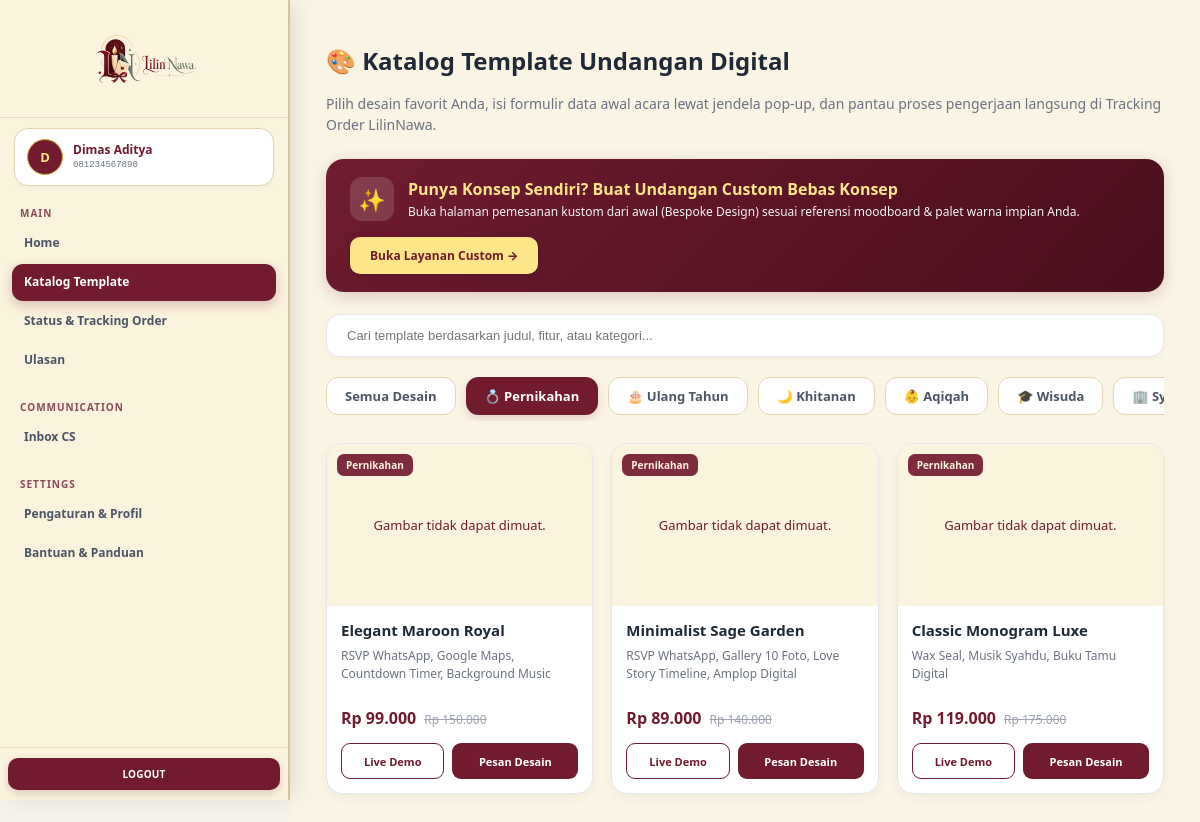
Screenshot of /User/Main_U/Katalog Template.php?cat=Pernikahan (signed in) with the database file from the repository.
### tables this page shows
CREATE TABLE IF NOT EXISTS `templates` (
  `id` INT AUTO_INCREMENT PRIMARY KEY,
  `title` VARCHAR(150) NOT NULL,
  `category` VARCHAR(50) NOT NULL,
  `price` DECIMAL(10,2) NOT NULL,
  `discount_price` DECIMAL(10,2) NULL,
  `image_url` VARCHAR(255) NOT NULL,
  `preview_url` VARCHAR(2048) NULL DEFAULT NULL,
  `description` TEXT,
  `features` TEXT,
  `is_active` TINYINT(1) DEFAULT 1,
  `sales_count` INT DEFAULT 0,
  `rating` DECIMAL(2,1) DEFAULT 5.0,
  `created_at` TIMESTAMP DEFAULT CURRENT_TIMESTAMP
);

### User/Main_U/Katalog Template.php (the view, shortened to what this page needs)
<?php
require_once '../../Config/Database.php';
function getTemplateImageUrl($imagePath)
{
    $imagePath = trim((string) $imagePath);
    if (preg_match('~^https?://~i', $imagePath)) {
        return $imagePath;
    }
    $imagePath = str_replace('\\', '/', $imagePath);
    return '../../' . ltrim($imagePath, '/');
}
$selected_category = $_GET['cat'] ?? 'all';
$where_cat = '';
if ($selected_category !== 'all' && $selected_category !== '') {
    $cat_safe = mysqli_real_escape_string($conn, $selected_category);
    $where_cat = "AND category = '$cat_safe'";
}
$templates_query = mysqli_query(
    $conn,
    "SELECT * FROM templates
     WHERE is_active = 1 $where_cat
     ORDER BY id ASC"
);
$templates_list = [];
if ($templates_query && mysqli_num_rows($templates_query) > 0) {
    while ($row = mysqli_fetch_assoc($templates_query)) {
        $row['image_url_resolved'] = getTemplateImageUrl(
            $row['image_url'] ?? ''
        );
        $templates_list[] = $row;
    }
}
?>
<!DOCTYPE html>
<html lang="id">
<head>
    <link rel="stylesheet" href="../sidebar.css?v=<?= time() ?>">
    <link rel="stylesheet" href="katalog template.css?v=<?= time() ?>">
</head>
<body class="user-layout">
<?php include '../sidebar.php'; ?>
<main class="user-main-content">
    <div class="catalog-header">
        <h1>🎨 Katalog Template Undangan Digital</h1>
        <p>Pilih desain favorit Anda, isi formulir data awal acara lewat jendela pop-up, dan pantau proses pengerjaan langsung di Tracking Order LilinNawa.</p>
    </div>
    <div style="background:linear-gradient(135deg,#701C2F 0%,#4A0E1C 100%);color:#FFF;border-radius:18px;padding:18px 24px;margin-bottom:22px;display:flex;justify-content:space-between;align-items:center;gap:16px;flex-wrap:wrap;box-shadow:0 4px 16px rgba(112,28,47,0.2);">
        <div style="display:flex;align-items:center;gap:14px;">
            <div style="width:44px;height:44px;border-radius:12px;background:rgba(255,255,255,0.15);display:flex;align-items:center;justify-content:center;font-size:22px;">✨</div>
            <div>
                <h3 style="margin:0;font-size:16px;font-weight:700;color:#FDE68A;">Punya Konsep Sendiri? Buat Undangan Custom Bebas Konsep</h3>
                <p style="margin:3px 0 0;color:#F3F4F6;font-size:12px;">Buka halaman pemesanan kustom dari awal (Bespoke Design) sesuai referensi moodboard &amp; palet warna impian Anda.</p>
            </div>
        </div>
        <a href="Layanan Custom.php" style="background:#FDE68A;color:#701C2F;font-weight:800;font-size:12px;padding:10px 20px;border-radius:10px;text-decoration:none;white-space:nowrap;box-shadow:0 2px 8px rgba(0,0,0,0.15);">
            Buka Layanan Custom →
        </a>
    </div>
    <div style="background:#FFFFFF;border:1px solid #E5E7EB;border-radius:14px;padding:12px 18px;margin-bottom:20px;display:flex;align-items:center;gap:12px;box-shadow:0 2px 6px rgba(0,0,0,0.03);">
        <input type="text" id="userTplLiveSearch" placeholder="Cari template berdasarkan judul, fitur, atau kategori..." oninput="filterUserTemplatesLive()" style="width:100%;border:none;outline:none;font-size:13px;color:#1F2937;">
    </div>
    <div class="filter-tabs">
        <a href="Katalog Template.php?cat=all" class="filter-btn <?= ($selected_category === 'all' || $selected_category === '') ? 'active' : '' ?>">
            <span>Semua Desain</span>
        </a>
        <a href="Katalog Template.php?cat=Pernikahan" class="filter-btn <?= $selected_category === 'Pernikahan' ? 'active' : '' ?>">
            <span>💍 Pernikahan</span>
        </a>
        <a href="Katalog Template.php?cat=Ulang%20Tahun" class="filter-btn <?= $selected_category === 'Ulang Tahun' ? 'active' : '' ?>">
            <span>🎂 Ulang Tahun</span>
        </a>
        <a href="Katalog Template.php?cat=Khitanan" class="filter-btn <?= $selected_category === 'Khitanan' ? 'active' : '' ?>">
            <span>🌙 Khitanan</span>
        </a>
        <a href="Katalog Template.php?cat=Aqiqah" class="filter-btn <?= $selected_category === 'Aqiqah' ? 'active' : '' ?>">
            <span>👶 Aqiqah</span>
        </a>
        <a href="Katalog Template.php?cat=Wisuda" class="filter-btn <?= $selected_category === 'Wisuda' ? 'active' : '' ?>">
            <span>🎓 Wisuda</span>
        </a>
        <a href="Katalog Template.php?cat=<?= urlencode('Syukuran & Acara') ?>"
   class="filter-btn <?= $selected_category === 'Syukuran & Acara' ? 'active' : '' ?>">
            <span>🏢 Syukuran &amp; Acara</span>
        </a>
    </div>
    <div class="templates-grid">
        <?php foreach ($templates_list as $row): ?>
            <?php
                $imageUrl = $row['image_url_resolved'] ?? '';
                $templateJson = json_encode(
                    $row,
                    JSON_HEX_TAG | JSON_HEX_APOS | JSON_HEX_QUOT | JSON_HEX_AMP
                );
                $basePrice = (float) ($row['price'] ?? 0);
                $discountPrice = (float) ($row['discount_price'] ?? 0);
                $effectivePrice = (
                    $discountPrice > 0 && $discountPrice < $basePrice
                ) ? $discountPrice : $basePrice;
            ?>
            <div class="template-card">
                <div class="template-thumb">
                    <?php if ($imageUrl !== ''): ?>
                        <div class="template-image-placeholder" style="display:none;">
                            Gambar tidak dapat dimuat.
                        </div>
                    <?php else: ?>
                        <div class="template-image-placeholder">
                            Gambar belum tersedia.
                        </div>
                    <?php endif; ?>
                    <span class="category-tag">
                        <?= htmlspecialchars($row['category'] ?? '', ENT_QUOTES, 'UTF-8') ?>
                    </span>
                </div>
                <div class="template-body">
                    <div>
                        <h3><?= htmlspecialchars($row['title'] ?? '', ENT_QUOTES, 'UTF-8') ?></h3>
                        <p class="template-features">
                            <?= htmlspecialchars(
                                $row['features'] ?? 'Hitung Mundur • Google Maps • Galeri Foto • Background Musik • RSVP WhatsApp',
                                ENT_QUOTES,
                                'UTF-8'
                            ) ?>
                        </p>
                    </div>
                    <div>
                        <div class="template-price-row">
                            <span class="price-main">
                                Rp <?= number_format($effectivePrice, 0, ',', '.') ?>
                            </span>
                            <?php if ($discountPrice > 0 && $discountPrice < $basePrice): ?>
                                <span class="price-discount">
                                    Rp <?= number_format($basePrice, 0, ',', '.') ?>
                                </span>
                            <?php endif; ?>
                        </div>
                        <div class="template-actions">
                            <?php $demoUrl = trim((string) ($row['preview_url'] ?? '')); ?>
                            <button
                                type="button"
                                class="btn-demo js-live-demo"
                                data-preview-url="<?= htmlspecialchars($demoUrl, ENT_QUOTES, 'UTF-8') ?>"
                                data-preview-title="<?= htmlspecialchars($row['title'] ?? '', ENT_QUOTES, 'UTF-8') ?>"
                            >
                                Live Demo
                            </button>
                            <button
                                type="button"
                                class="btn-order-tpl"
                                onclick='openModalDataAwal(<?= $templateJson ?>)'
                            >
                                Pesan Desain
                            </button>
                        </div>
                    </div>
                </div>
            </div>
        <?php endforeach; ?>
    </div>
</main>
</body>
</html>

### User/sidebar.css (style rules this page uses)
:root { --user-maroon: #721B2F; --user-maroon-dark: #581323; --user-cream: #FAF3DE; --user-cream-light: #FFFDF6; --user-gold: #D4AF37; --user-border: #D6C49E; --user-border-light: #E7DABE; --user-text: #4B5563; --user-heading: #8A4B58; --sidebar-width: 290px; }
body.user-layout { margin: 0; font-family: 'Plus Jakarta Sans', system-ui, -apple-system, BlinkMacSystemFont, "Segoe UI", sans-serif; background: #F5F2EA; color: #1F2937; min-height: 100vh; }
.user-main-content { margin-left: var(--sidebar-width); width: calc(100% - var(--sidebar-width)); min-height: 100vh; padding: 28px 36px; background: #FAF4E4; box-sizing: border-box; }

### User/Main_U/katalog template.css (style rules this page uses)
.catalog-header { margin-bottom: 24px; }
.catalog-header h1 { font-size: 24px; font-weight: 800; color: #1F2937; }
.catalog-header p { font-size: 14px; color: #6B7280; margin-top: 4px; line-height: 1.5; }
.filter-tabs { display: flex; gap: 10px; margin-bottom: 22px; overflow-x: auto; padding-bottom: 6px; scrollbar-width: thin; }
.filter-btn { padding: 9px 18px; border-radius: 12px; background: #FFF; border: 1px solid #E3D5B4; color: #4B5563; font-size: 13px; font-weight: 600; text-decoration: none; transition: all .2s; white-space: nowrap; flex-shrink: 0; }
.filter-btn:hover, .filter-btn.active { background: #721B2F; color: #FFF; border-color: #721B2F; box-shadow: 0 4px 10px rgba(114,27,47,.15); }
.templates-grid { display: grid; grid-template-columns: repeat(3, minmax(0, 1fr)); gap: 18px; align-items: stretch; width: 100%; }
.template-card { width: 100%; min-width: 0; background: #FFF; border-radius: 16px; border: 1px solid #E3E5E9; overflow: hidden; box-shadow: 0 4px 12px rgba(0,0,0,.04); display: flex; flex-direction: column; transition: all .25s ease; box-sizing: border-box; }
.template-thumb { position: relative; width: 100%; height: 162px; min-height: 162px; background: #FAF3DE; overflow: hidden; flex-shrink: 0; }
.template-thumb .template-image-placeholder { width: 100%; height: 100%; min-height: 0; display: flex; align-items: center; justify-content: center; background: #FAF3DE; color: #701C2F; text-align: center; padding: 16px; box-sizing: border-box; font-size: 13px; }
.category-tag { position: absolute; top: 10px; left: 10px; background: rgba(114,27,47,.92); color: #FAF3DE; font-size: 10px; font-weight: 700; padding: 4px 9px; border-radius: 7px; backdrop-filter: blur(4px); }
.template-body { padding: 14px; flex: 1; display: flex; flex-direction: column; justify-content: space-between; gap: 12px; box-sizing: border-box; }
.template-body h3 { font-size: 15px; font-weight: 700; color: #1F2937; margin: 0 0 6px; line-height: 1.4; }
.template-features { font-size: 12px; color: #6B7280; margin: 0 0 12px; line-height: 1.5; }
.template-price-row { display: flex; align-items: baseline; flex-wrap: wrap; gap: 8px; margin-bottom: 14px; }
.price-main { font-size: 16px; font-weight: 800; color: #721B2F; }
.price-discount { font-size: 12px; color: #9CA3AF; text-decoration: line-through; }
.template-actions { display: flex; gap: 8px; width: 100%; }
.btn-demo, .btn-order-tpl { font-family: inherit; cursor: pointer; display: inline-flex; align-items: center; justify-content: center; text-align: center; text-decoration: none; box-sizing: border-box; min-width: 0; min-height: 36px; padding: 9px 10px; border-radius: 9px; font-size: 11px; font-weight: 700; transition: all .2s; }
.btn-demo { flex: 1; border: 1px solid #721B2F; color: #721B2F; background: transparent; }
.btn-order-tpl { flex: 1.3; border: 0; background: #721B2F; color: #FFF; }

### User/Main_U/Katalog Template.php (style rules this page uses)
.template-image-placeholder { width: 100%; height: 100%; min-height: 180px; display: flex; align-items: center; justify-content: center; background: #FAF3DE; color: #701C2F; text-align: center; padding: 16px; box-sizing: border-box; }

### rows the page displays
templates: category "Pernikahan", title "Elegant Maroon Royal", features "RSVP WhatsApp, Google Maps, Countdown Timer, Background Music", effectivePrice "99.000", price "150.000"
templates: category "Pernikahan", title "Minimalist Sage Garden", features "RSVP WhatsApp, Gallery 10 Foto, Love Story Timeline, Amplop Digital", effectivePrice "89.000", price "140.000"
templates: category "Pernikahan", title "Classic Monogram Luxe", features "Wax Seal, Musik Syahdu, Buku Tamu Digital", effectivePrice "119.000", price "175.000"

### other values shown
$user_avatar "D"
$user_name "Dimas Aditya"
$user_phone "081234567890"
